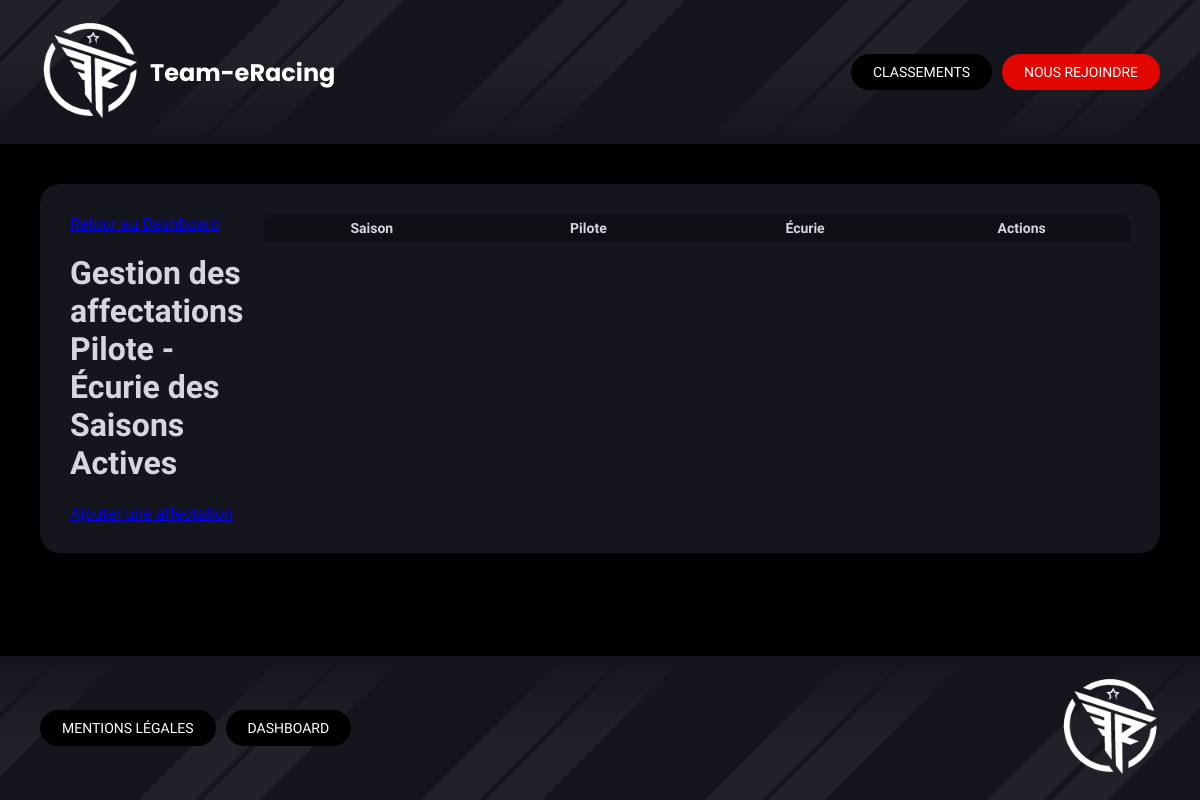
Before: /index.php?controller=teamsdrivers&action=index (signed in) with the older database file.
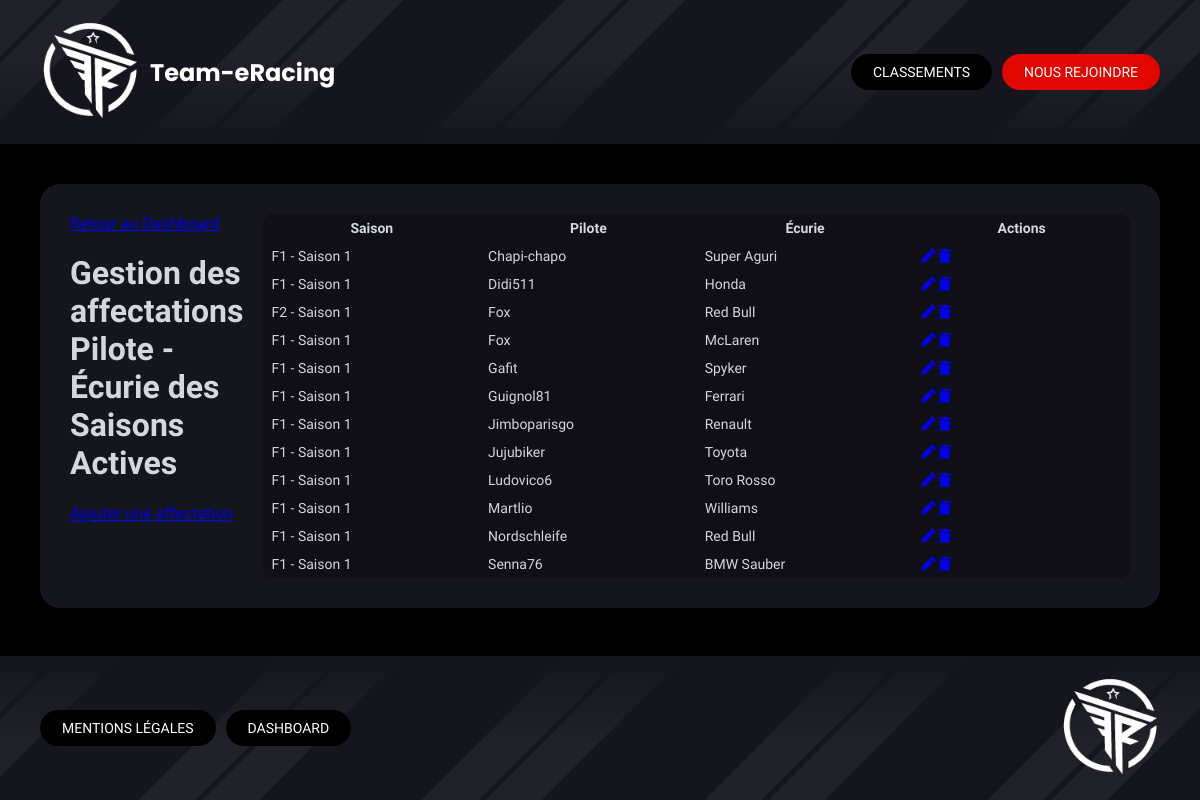
After: the same page with the newer database file.
### tables this page shows
CREATE TABLE IF NOT EXISTS `teams_drivers` (
  `id` int NOT NULL AUTO_INCREMENT,
  `season_id` int NOT NULL,
  `driver_id` int NOT NULL,
  `team_id` int NOT NULL,
  PRIMARY KEY (`id`),
  UNIQUE KEY `idx_td_unique` (`season_id`,`driver_id`,`team_id`),
  UNIQUE KEY `uniq_driver_per_season` (`season_id`,`driver_id`),
  KEY `idx_td_season` (`season_id`),
  KEY `idx_td_driver` (`driver_id`),
  KEY `idx_td_team` (`team_id`)
);

CREATE TABLE IF NOT EXISTS `categories` (
  `id` int NOT NULL AUTO_INCREMENT,
  `name` varchar(50) NOT NULL,
  `color` varchar(7) NOT NULL DEFAULT '#E10600',
  `status` enum('active','desactive') DEFAULT 'active',
  PRIMARY KEY (`id`),
  UNIQUE KEY `name` (`name`)
);

CREATE TABLE IF NOT EXISTS `seasons` (
  `id` int NOT NULL AUTO_INCREMENT,
  `season_number` int NOT NULL,
  `category_id` int NOT NULL,
  `videogame` varchar(100) NOT NULL,
  `platform` varchar(100) NOT NULL,
  `status` enum('active','desactive') NOT NULL DEFAULT 'active',
  PRIMARY KEY (`id`),
  UNIQUE KEY `unique_season_category` (`season_number`,`category_id`),
  KEY `idx_fk_category` (`category_id`),
  KEY `idx_season_status` (`status`)
);

CREATE TABLE IF NOT EXISTS `drivers` (
  `id` int NOT NULL AUTO_INCREMENT,
  `nickname` varchar(100) NOT NULL,
  `country_id` int NOT NULL DEFAULT '1',
  `status` enum('active','desactive') DEFAULT 'active',
  PRIMARY KEY (`id`),
  UNIQUE KEY `nickname` (`nickname`),
  KEY `idx_driver_status` (`status`),
  KEY `idx_driver_country` (`country_id`)
);

CREATE TABLE IF NOT EXISTS `teams` (
  `id` int NOT NULL AUTO_INCREMENT,
  `name` varchar(100) NOT NULL,
  `logo` varchar(255) DEFAULT NULL,
  `color` varchar(50) DEFAULT NULL,
  `country_id` int NOT NULL,
  `status` enum('active','desactive') DEFAULT 'active',
  PRIMARY KEY (`id`),
  UNIQUE KEY `name` (`name`),
  KEY `idx_team_status` (`status`),
  KEY `idx_team_country` (`country_id`)
);

### Controllers/Controller.php (called while the page is built, shortened)
<?php
abstract class Controller
{
    public function render(string $path, array $data = [])
    {
        extract($data);
        include dirname(__DIR__) . '/Views/' . $path . '.php';
        include dirname(__DIR__) . '/Views/base.php';
    }
}
?>

### Controllers/TeamsDriversController.php (called while the page is built, shortened)
<?php
class TeamsDriversController extends Controller {
    public function index()
    {
        $list = TeamsDriversModel::all();
        $this->render('dashboard/teams_drivers/index', [
            'list' => $list
        ]);
    }
}
?>

### public/index.php (called while the page is built, shortened)
<?php
include '../Autoloader.php';
$route = new Router();
$route->routes();
?>

### Autoloader.php (called while the page is built, shortened)
<?php
class Autoloader{
    static function autoload($class){
        $class = str_replace(__NAMESPACE__.'\\','',$class);
        $class = str_replace('\\','/',$class);
    }
}
?>

### Core/DbConnect.php (called while the page is built, shortened)
<?php
class DbConnect
{
    protected $connection;
    public function getConnection()
    {
        return $this->connection;
    }
    public function __construct()
    {
        try {
            $dsn = 'mysql:host=' . self::SERVER . ';dbname=' . self::BASE . ';charset=utf8mb4';
                $this->connection = new PDO($dsn, self::USER, self::PASSWORD, [
                    PDO::ATTR_ERRMODE => PDO::ERRMODE_EXCEPTION,
                    PDO::ATTR_DEFAULT_FETCH_MODE => PDO::FETCH_OBJ,
                    PDO::ATTR_EMULATE_PREPARES => false
                ]);
        } catch (Exception $e) {
            die('Erreur : ' . $e->getMessage());
        }
    }
}
?>

### Models/TeamsDriversModel.php (called while the page is built, shortened)
<?php
class TeamsDriversModel extends DbConnect {
    public static function all()
    {
        $db = new DbConnect();
        return $db->getConnection()->query("
            SELECT
                td.id,
                td.season_id,
                td.driver_id,
                td.team_id,
                -- Pilote
                d.nickname AS driver,
                -- Team
                t.name AS team,
                -- Saison
                s.season_number,
                s.videogame,
                s.platform,
                s.status AS season_status,
                -- Catégorie (nom)
                c.name AS category_name
            FROM teams_drivers td
            JOIN drivers d ON td.driver_id = d.id
            JOIN teams t ON td.team_id = t.id
            JOIN seasons s ON td.season_id = s.id
            JOIN categories c ON s.category_id = c.id
            ORDER BY s.season_number DESC, d.nickname ASC
        ")->fetchAll();
    }
}
?>

### Views/dashboard/teams_drivers/index.php (the view, shortened to what this page needs)
<div class="section-dashboard">
    <div class="section-header">
        <a class="nav-btn-dashboard" href="index.php?controller=dashboard">Retour au Dashboard</a>
        <h1>Gestion des affectations Pilote - Écurie des Saisons Actives</h1>
        <a class="nav-btn-dashboard" href="index.php?controller=teamsdrivers&action=create">Ajouter une affectation</a>
    </div>
    <div class="table-responsive">
        <table class="dashboard-table">
            <thead>
                <tr>
                    <th>Saison</th>
                    <th>Pilote</th>
                    <th>Écurie</th>
                    <th class="actions-column">Actions</th>
                </tr>
            </thead>
            <tbody>
                <?php foreach ($list as $td): ?>
                    <?php if (isset($td->season_status) && $td->season_status === 'active'): ?>
                        <tr>
                            <td><?= htmlspecialchars($td->category_name ?? '') ?> - Saison <?= htmlspecialchars($td->season_number ?? '') ?></td>
                            <td><?= htmlspecialchars($td->driver) ?></td>
                            <td><?= htmlspecialchars($td->team) ?></td>
                            <td class="actions">
                                <a class="action-btn edit" href="index.php?controller=teamsdrivers&action=update&id=<?= $td->id ?>">
                                    <i class="fa-solid fa-pen"></i>
                                </a>
                                <a class="action-btn delete" href="index.php?controller=teamsdrivers&action=delete&id=<?= $td->id ?>">
                                    <i class="fa-solid fa-trash"></i>
                                </a>
                            </td>
                        </tr>
                    <?php endif; ?>
                <?php endforeach; ?>
            </tbody>
        </table>
    </div>
</div>

Changed rows visible on the page:
added teams_drivers: categories.name "F1", season.season_number "1", driver.nickname "Chapi-chapo", team.name "Super Aguri"
added teams_drivers: categories.name "F1", season.season_number "1", driver.nickname "Didi511", team.name "Honda"
added teams_drivers: categories.name "F2", season.season_number "1", driver.nickname "Fox", team.name "Red Bull"
added teams_drivers: categories.name "F1", season.season_number "1", driver.nickname "Fox", team.name "McLaren"
added teams_drivers: categories.name "F1", season.season_number "1", driver.nickname "Gafit", team.name "Spyker"
added teams_drivers: categories.name "F1", season.season_number "1", driver.nickname "Guignol81", team.name "Ferrari"
added teams_drivers: categories.name "F1", season.season_number "1", driver.nickname "Jimboparisgo", team.name "Renault"
added teams_drivers: categories.name "F1", season.season_number "1", driver.nickname "Jujubiker", team.name "Toyota"
added teams_drivers: categories.name "F1", season.season_number "1", driver.nickname "Ludovico6", team.name "Toro Rosso"
added teams_drivers: categories.name "F1", season.season_number "1", driver.nickname "Martlio", team.name "Williams"
added teams_drivers: categories.name "F1", season.season_number "1", driver.nickname "Nordschleife", team.name "Red Bull"
added teams_drivers: categories.name "F1", season.season_number "1", driver.nickname "Senna76", team.name "BMW Sauber"
